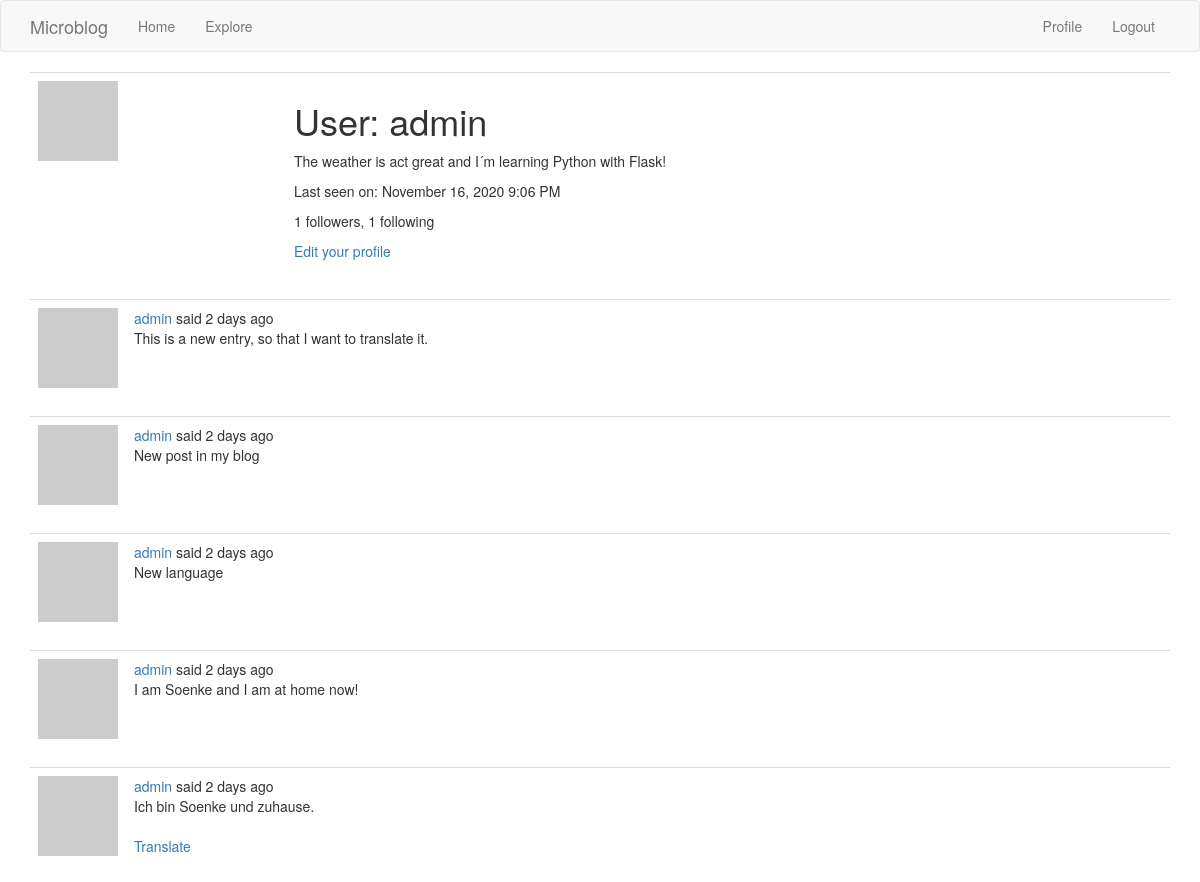
/user/admin (signed in, upper part), run on an earlier commit of the app's database.
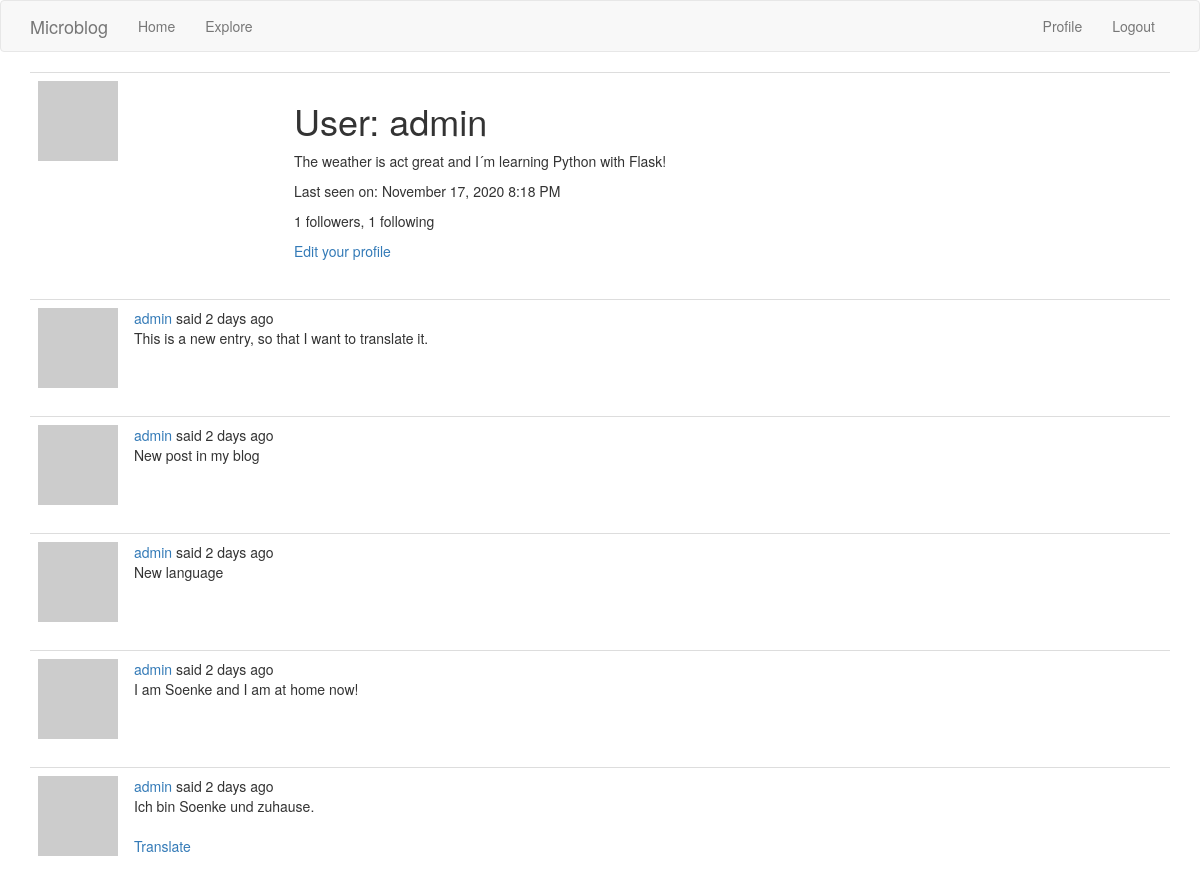
And on a later commit of the database.
### app/models.py (models this page shows, shortened)
class User(UserMixin, db.Model):
    id = db.Column(db.Integer, primary_key=True)
    username = db.Column(db.String(64), index=True, unique=True)
    email = db.Column(db.String(120), index=True, unique=True)
    password_hash = db.Column(db.String(128))
    posts = db.relationship('Post', backref='author', lazy='dynamic')
    about_me = db.Column(db.String(140))
    last_seen = db.Column(db.DateTime, default=datetime.utcnow)
    followed = db.relationship(
        'User', secondary=followers,
        primaryjoin=(followers.c.follower_id == id),
        secondaryjoin=(followers.c.followed_id == id),
        backref=db.backref('followers', lazy='dynamic'), lazy='dynamic')
    def avatar(self, size):
        digest = md5(self.email.lower().encode('utf-8')).hexdigest()
        return 'https://www.gravatar.com/avatar/{}?d=identicon&s={}'.format(
            digest, size)

class Post(db.Model):
    id = db.Column(db.Integer, primary_key=True)
    body = db.Column(db.String(140))
    timestamp = db.Column(db.DateTime, index=True, default=datetime.utcnow)
    user_id = db.Column(db.Integer, db.ForeignKey('user.id'))
    language = db.Column(db.String(5))

### app/main/routes.py (the view)
@bp.route('/user/<username>')
@login_required
def user(username):
    user = User.query.filter_by(username=username).first_or_404()
    page = request.args.get('page', 1, type=int)
    posts = user.posts.order_by(Post.timestamp.desc()).paginate(
        page, current_app.config['POSTS_PER_PAGE'], False)
    next_url = url_for('main.user', username=user.username,
                       page=posts.next_num) if posts.has_next else None
    prev_url = url_for('main.user', username=user.username,
                       page=posts.prev_num) if posts.has_prev else None
    form = EmptyForm()
    return render_template('user.html', user=user, posts=posts.items,
                           next_url=next_url, prev_url=prev_url, form=form)

### app/main/routes.py (called while the page is built)
@bp.before_app_request
def before_request():
    if current_user.is_authenticated:
        current_user.last_seen = datetime.utcnow()
        db.session.commit()
    g.locale = str(get_locale())

### app/models.py (called while the page is built)
@login.user_loader
def load_user(id):
    return User.query.get(int(id))

### app/templates/user.html (shortened to what this page needs)
{% extends "base.html" %}
{% block app_content %}
    <table class="table table-hover">
        <tr>
            <td width="256px"><img src="{{ user.avatar(256) }}"></td>
            <td>
                <h1>{{ _('User') }}: {{ user.username }}</h1>
                {% if user.about_me %}<p>{{ user.about_me }}</p>{% endif %}
                {% if user.last_seen %}
                <p>{{ _('Last seen on') }}: {{ moment(user.last_seen).format('LLL') }}</p>
                {% endif %}
                <p>{{ _('%(count)d followers', count=user.followers.count()) }}, {{ _('%(count)d following', count=user.followed.count()) }}</p>
                {% if user == current_user %}
                <p><a href="{{ url_for('main.edit_profile') }}">{{ _('Edit your profile') }}</a></p>
                {% endif %}
            </td>
        </tr>
    </table>
    {% for post in posts %}
        {% include '_post.html' %}
    {% endfor %}
{% endblock %}

### app/templates/base.html (shortened to what this page needs)
{% extends 'bootstrap/base.html' %}
{% block navbar %}
    <nav class="navbar navbar-default">
        <div class="container">
            <div class="navbar-header">
                <a class="navbar-brand" href="{{ url_for('main.index') }}">Microblog</a>
            </div>
            <div class="collapse navbar-collapse" id="bs-example-navbar-collapse-1">
                <ul class="nav navbar-nav">
                    <li><a href="{{ url_for('main.index') }}">{{ _('Home') }}</a></li>
                    <li><a href="{{ url_for('main.explore') }}">{{ _('Explore') }}</a></li>
                </ul>
                <ul class="nav navbar-nav navbar-right">
                    {% if current_user.is_anonymous %}
                    <li><a href="{{ url_for('auth.login') }}">{{ _('Login') }}</a></li>
                    {% else %}
                    <li><a href="{{ url_for('main.user', username=current_user.username) }}">{{ _('Profile') }}</a></li>
                    <li><a href="{{ url_for('auth.logout') }}">{{ _('Logout') }}</a></li>
                    {% endif %}
                </ul>
            </div>
        </div>
    </nav>
{% endblock %}
{% block content %}
    <div class="container">
        {% block app_content %}{% endblock %}
    </div>
{% endblock %}

### app/templates/_post.html (shortened to what this page needs)
    <table class="table table-hover">
        <tr>
            <td width="70px">
                <a href="{{ url_for('main.user', username=post.author.username) }}">
                    <img src="{{ post.author.avatar(70) }}" />
                </a>
            </td>
            <td>
                {{ _('%(username)s said %(when)s',
                    username=user_link, when=moment(post.timestamp).fromNow()) }}
                <br>
                <span id="post{{ post.id }}">{{ post.body }}</span>
                {% if post.language and post.language != g.locale %}
                <br><br>
                <span id="translation{{ post.id }}">
                    <a href="javascript:translate(
                                '#post{{ post.id }}',
                                '#translation{{ post.id }}',
                                '{{ post.language }}',
                                '{{ g.locale }}');">{{ _('Translate') }}</a>
                </span>
                {% endif %}
            </td>
        </tr>
    </table>

What changed in the data, as far as the page shows it:
changed User "admin": last_seen "November 16, 2020 9:06 PM" → "November 17, 2020 8:18 PM"
